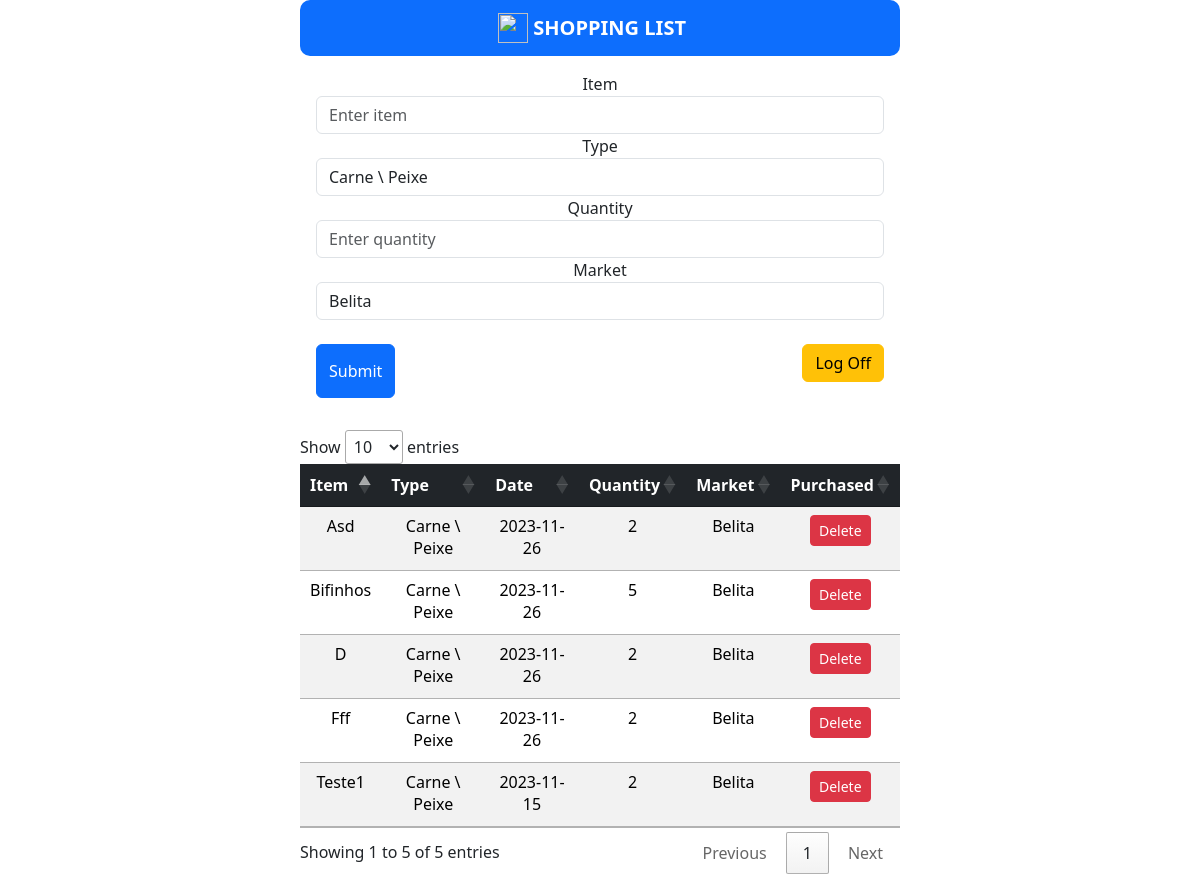
The app's page /additem (signed in) with its own data.
### tables this page shows
CREATE TABLE ListaDeCompras (
                                    id INTEGER PRIMARY KEY AUTOINCREMENT,
                                    item VARCHAR(64) NOT NULL UNIQUE,
                                    date DATE NOT NULL,
                                    qty TINYINT NOT NULL DEFAULT 1,
                                    market VARCHAR(64),
                                    buyed BOOLEAN DEFAULT FALSE, type type VARCHAR(64) NOT NULL DEFAULT Belita);

### routes.py (the view, shortened to what this page needs)
@main.route('/additem', methods=['GET', 'POST'])
def add_item():
    if session.get('username'):
        if request.method == 'GET':
            items = show_list()
            types = ['Carne \ Peixe', 'Legumes \ Fruta', 'Bebidas', 'Frescos', 'Sobremesas', 'Embalados \ Enlatados', 'Limpeza', 'Outros']
            markets = ['Belita', 'Lidl', 'Eleclerc', 'Pingo Doce', 'Jumbo', 'Continente']
            return render_template('additem.html', items_formated=items, markets=markets, types=types)
    else:
        flash(f'Acess denied. Please log in.')
        return redirect(url_for('main.root'))

### database.py (called while the page is built)
def show_list():
    try:
        db = Database()
        c = db.cursor()
        c.execute('''SELECT * FROM ListaDeCompras''')
        items = c.fetchall()
        items_formated = []
        for i in items:
            items_formated.append({'id' : i[0], 'item' : i[1], 'date' : i[2], 'qty' : i[3], 'market' : i[4], 'type' : i[6]})
        items_formated = sorted(items_formated, key=lambda x: x['type'])
        return items_formated
    except sqlite3.Error as error:
        return f"Não foi possível mostrar a lista devido a: {error}"
    finally:
        db.close()

    def cursor(self):
        return self.conn.cursor()

    def close(self):
        return self.conn.close()

### templates/additem.html (shortened to what this page needs)
<link href="https://cdn.jsdelivr.net/npm/bootstrap@5.3.2/dist/css/bootstrap.min.css" rel="stylesheet">
<link rel="stylesheet" type="text/css" href="https://cdn.datatables.net/1.10.21/css/jquery.dataTables.css">
<!DOCTYPE html>
<HTML>
    <HEAD>
    </HEAD>
    <BODY>
      <nav class="navbar navbar-dark bg-primary justify-content-center" style="font-weight: 700; border-radius: 10px;">
        <a class="navbar-brand">
          <img src="icon.png" width="30" height="30" class="d-inline-block align-top" alt="">
          SHOPPING LIST
        </a>
      </nav>
      <form class="p-3" action="/additem", method="POST">
        <div class="text-center">
          <label for="item">Item</label>
          <input type="text" class="form-control" name="item" id="examplename" aria-describedby="emailHelp" placeholder="Enter item" required>
        </div>
        <div class="text-center">
          <label for="typeSelect">Type</label>
          <select class="form-control" name="type" id="typeSelect" required>
            {% for type in types %}
              <option value="{{ type }}">{{ type }}</option>
            {% endfor %}
          </select>
      </div>
        <div class="text-center">
          <label for="quantity">Quantity</label>
          <input type="number" class="form-control" name="quantity" id="examplequantity" placeholder="Enter quantity" required>
        </div>
        <div class="text-center">
            <label for="marketSelect">Market</label>
            <select class="form-control" name="market" id="marketSelect" required>
              {% for market in markets %}
                <option value="{{ market }}">{{ market }}</option>
              {% endfor %}
            </select>
        </div>
        <div class="d-flex justify-content-between mt-4">
          <button type="submit" name="addingitem" class="btn btn-primary">Submit</button>
          </form>
          <form action="/logoff" method="POST">
            <button type="submit" onclick="confirmLogout(event)" class="btn btn-warning" name="logoff">Log Off</button>
          </form>
      <table class="table table-striped text-center">
        <thead class="table-dark text-center">
            <tr>
                <th>Item</th>
                <th>Type</th>
                <th>Date</th>
                <th>Quantity</th>
                <th>Market</th>
                <th>Purchased</th>
            </tr>
        </thead>
        <tbody>
          {% for item in items_formated %}
          <tr>
              <td>{{ item.item }}</td>
              <td>{{ item.type }}</td>
              <td>{{ item.date }}</td>
              <td>{{ item.qty }}</td>
              <td>{{ item.market }}</td>
              <td>
                <form action="/additem" method="post">
                    <button type="submit" class="btn btn-danger btn-sm">Delete</button>
                </form>
            </td>
          </tr>
          {% endfor %}
        </tbody>
    </BODY>
</HTML>

### templates/additem.html (style rules this page uses)
body { max-width: 600px; margin: auto; }

### records on screen
ListaDeCompras: item "Teste1", type "Carne \\ Peixe", date "2023-11-15", qty "2", market "Belita"
ListaDeCompras: item "Bifinhos", type "Carne \\ Peixe", date "2023-11-26", qty "5", market "Belita"
ListaDeCompras: item "Fff", type "Carne \\ Peixe", date "2023-11-26", qty "2", market "Belita"
ListaDeCompras: item "Asd", type "Carne \\ Peixe", date "2023-11-26", qty "2", market "Belita"
ListaDeCompras: item "D", type "Carne \\ Peixe", date "2023-11-26", qty "2", market "Belita"

### other values on screen
form field type "Carne \\ Peixe"
form field market "Belita"
